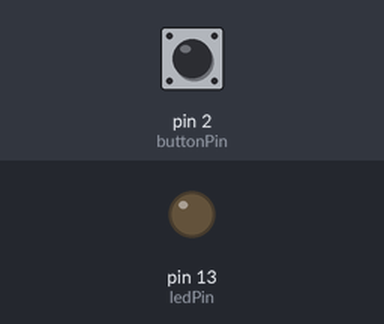
Bench run of a sketch on a simulated Arduino Uno, built with avr-gcc and run on an emulated ATmega328P. Shown: output pins drawn as LEDs (lit = HIGH). The inputs (shaded band) are chosen by the test bench; at power-on: pin 2 (buttonPin) LOW.

Above: at 1.2 s.
1.3 s: pin 2 (buttonPin) pulsed HIGH 5 times (0.12 s each, 0.3 s apart)
At 2.0 s:
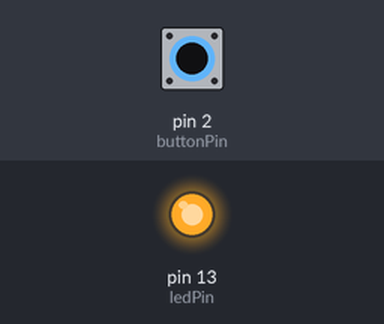
Timing chart, 0 to 4.3 s (numbered marks = the images above; inputs shaded):
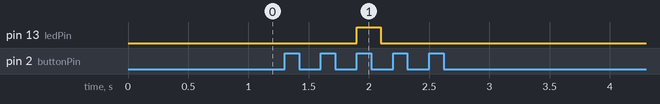

The sketch:

LIF_Neuron.ino
```cpp
int buttonPin = 2;
int ledPin = 13;

float membranePotential = 0.0;
float decayRate = 0.5;
int threshold = 2;

unsigned long lastDecayTime = 0;
int decayInterval = 500;

unsigned long refractoryStart = 0;
int refractoryPeriod = 1000;
bool inRefractory = false;

bool buttonWasPressed = false;

void setup() {
  pinMode(buttonPin, INPUT);
  pinMode(ledPin, OUTPUT);
  //Serial.begin(9600);
}

void loop() {
  unsigned long currentTime = millis();

  // Refractory Check
  if (inRefractory) {
    if (currentTime - refractoryStart >= refractoryPeriod) {
      inRefractory = false;
    } else {
      return;
    }
  }

  // Decay
  if (currentTime - lastDecayTime >= decayInterval) {
    lastDecayTime = currentTime;
    membranePotential -= decayRate;
    if (membranePotential < 0) membranePotential = 0;
  }

  // Button Input
  int buttonState = digitalRead(buttonPin);
  if (buttonState == HIGH && !buttonWasPressed) {
    membranePotential++;
    buttonWasPressed = true;
  }
  if (buttonState == LOW) {
    buttonWasPressed = false;
  }

  // Fire
  if (membranePotential >= threshold) {
    digitalWrite(ledPin, HIGH);
    delay(200);
    digitalWrite(ledPin, LOW);

    membranePotential = 0;
    inRefractory = true;
    refractoryStart = millis();

    while(digitalRead(buttonPin) == LOW) {}   // wait for release
    delay(50);
  }

  //Serial.println(membranePotential);
}
```

Measured:
- after the input at 1.3 s, pin 13 (ledPin): LOW → HIGH after 0.60 s, → LOW 0.20 s later
